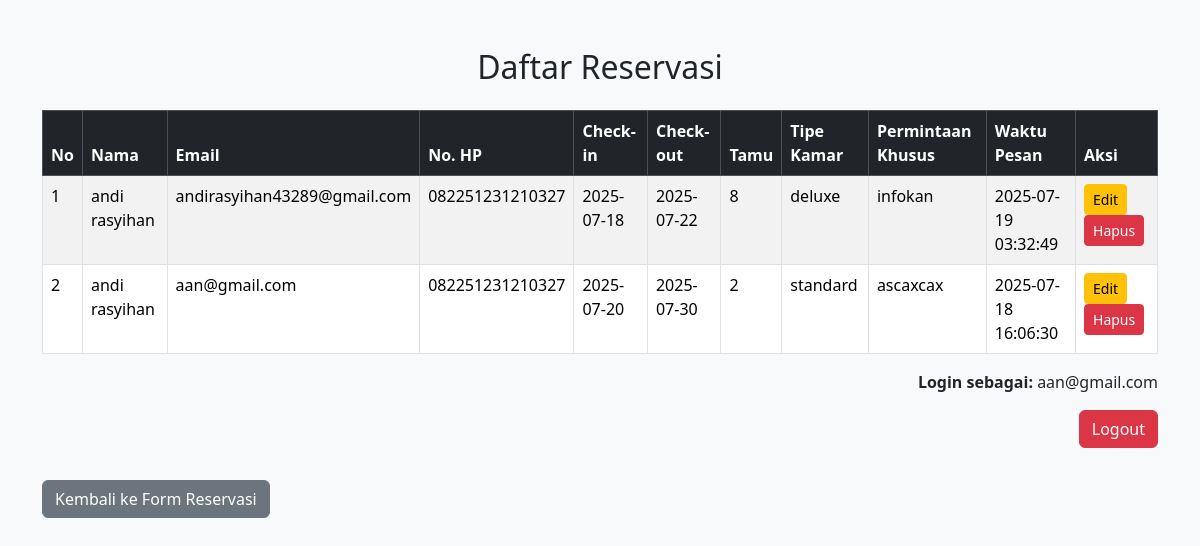
Page /reservation-list.php (signed in) on the committed database.
### tables this page shows
CREATE TABLE `reservations` (
  `id` int NOT NULL,
  `full_name` varchar(100) NOT NULL,
  `email` varchar(100) NOT NULL,
  `phone` varchar(20) NOT NULL,
  `checkin` date NOT NULL,
  `checkout` date NOT NULL,
  `guests` int NOT NULL,
  `roomType` varchar(50) NOT NULL,
  `requests` text,
  `created_at` timestamp NULL DEFAULT CURRENT_TIMESTAMP
);

### reservation-list.php (the view, shortened to what this page needs)
<?php
require 'db.php';
$data = $pdo->query("SELECT * FROM reservations ORDER BY id DESC")->fetchAll();
?>
<!DOCTYPE html>
<html lang="en">
<head>
  <link href="https://cdn.jsdelivr.net/npm/bootstrap@5.3.6/dist/css/bootstrap.min.css" rel="stylesheet" />
</head>
<body class="bg-light">
  <div class="container mt-5">
    <h2 class="mb-4 text-center">Daftar Reservasi</h2>
    <?php if (count($data) === 0): ?>
      <div class="alert alert-info text-center">Belum ada data reservasi.</div>
    <?php else: ?>
      <table class="table table-bordered table-striped">
        <thead class="table-dark">
          <tr>
            <th>No</th>
            <th>Nama</th>
            <th>Email</th>
            <th>No. HP</th>
            <th>Check-in</th>
            <th>Check-out</th>
            <th>Tamu</th>
            <th>Tipe Kamar</th>
            <th>Permintaan Khusus</th>
            <th>Waktu Pesan</th>
            <th>Aksi</th>
          </tr>
        </thead>
        <tbody>
          <?php foreach ($data as $i => $r): ?>
            <tr>
              <td><?= $i + 1 ?></td>
              <td><?= htmlspecialchars($r['full_name']) ?></td>
              <td><?= htmlspecialchars($r['email']) ?></td>
              <td><?= htmlspecialchars($r['phone']) ?></td>
              <td><?= $r['checkin'] ?></td>
              <td><?= $r['checkout'] ?></td>
              <td><?= $r['guests'] ?></td>
              <td><?= htmlspecialchars($r['roomType']) ?></td>
              <td><?= nl2br(htmlspecialchars($r['requests'])) ?></td>
              <td><?= $r['created_at'] ?></td>
              <td>
                <a href="edit.php?id=<?= $r['id'] ?>" class="btn btn-sm btn-warning">Edit</a>
                <a href="delete.php?id=<?= $r['id'] ?>" class="btn btn-sm btn-danger"
                   onclick="return confirm('Yakin ingin menghapus data ini?')">Hapus</a>
              </td>
            </tr>
          <?php endforeach; ?>
        </tbody>
      </table>
      <p class="text-end"><strong>Login sebagai:</strong> <?= $_SESSION['admin_email'] ?></p>
      <form action="logout.php" method="post" class="text-end mb-3">
          <button type="submit" class="btn btn-danger">Logout</button>
        </form>
    <?php endif; ?>
    <a href="resevation.php" class="btn btn-secondary mt-3">Kembali ke Form Reservasi</a>
  </div>
</body>
</html>

### rows in the picture
reservations: full_name "andi rasyihan", email "andirasyihan43289@gmail.com", phone "082251231210327", checkin "2025-07-18", checkout "2025-07-22", guests "8", roomType "deluxe", requests "infokan", created_at "2025-07-19 03:32:49"
reservations: full_name "andi rasyihan", email "aan@gmail.com", phone "082251231210327", checkin "2025-07-20", checkout "2025-07-30", guests "2", roomType "standard", requests "ascaxcax", created_at "2025-07-18 16:06:30"

### other values in the picture
$_SESSION['admin_email'] "aan@gmail.com"
